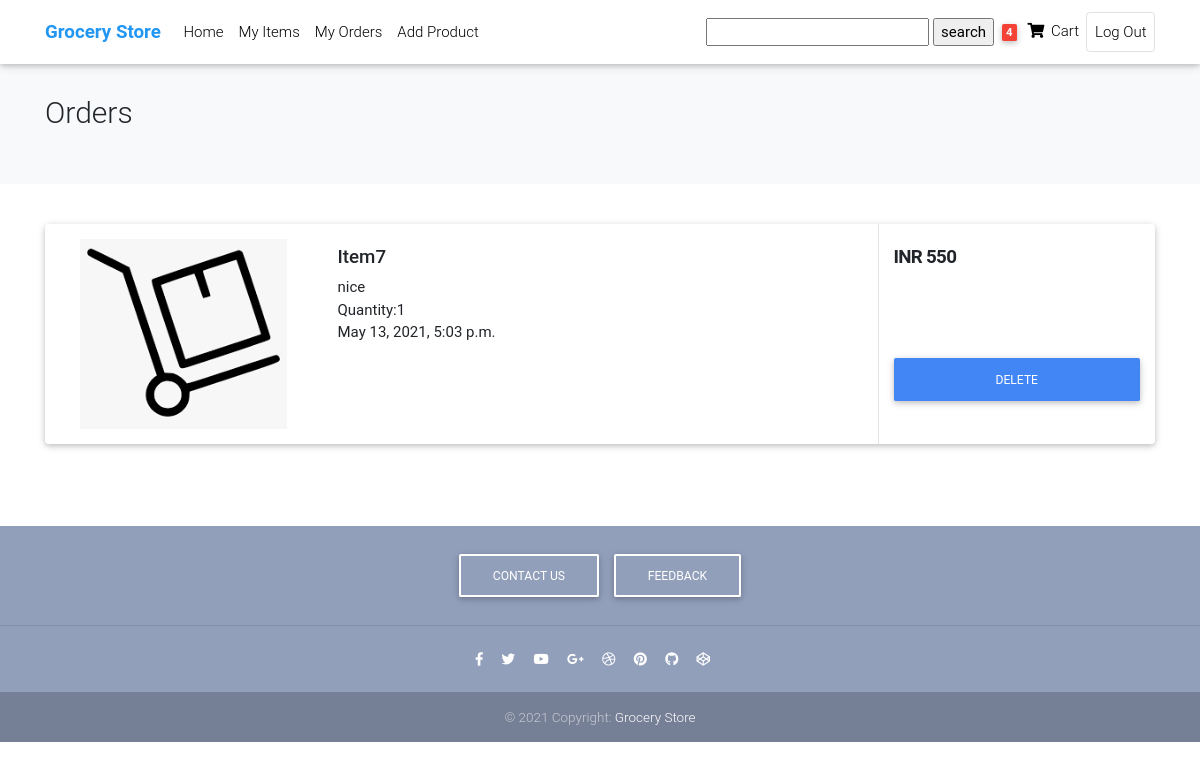
The app's page /cart/orders/1/ (signed in) with its own data.
### Cart/models/orders.py (models this page shows, shortened)
class Order(models.Model):
    order_item = models.ForeignKey(Product, on_delete=models.CASCADE,null=True,blank=True)
    quantity = models.IntegerField(default=1, blank=True, null=True)
    created = models.DateTimeField(auto_now_add=True)
    user = models.ForeignKey(User, on_delete=models.CASCADE, null=True, blank=True)
    class Meta:
        ordering = ['-created']

### Base/models/product.py (models this page shows, shortened)
class Product(models.Model):
    title = models.CharField(max_length=250, unique=True)
    description = models.TextField(max_length=250, blank=True, null=True)
    image = models.ImageField(upload_to='uploads/products/',default='uploads/products/normal.png')
    price = models.IntegerField(default=0)
    created = models.DateTimeField(auto_now_add=True)
    category = models.ForeignKey(Categorie, on_delete=models.CASCADE,blank=True,null=True)
    quantity = models.IntegerField(default=1)
    user = models.ForeignKey(User, on_delete=models.CASCADE, blank=True, null=True)
    class Meta:
        ordering = ['created']

### Cart/views/orderslist.py (the view, shortened to what this page needs)
# urls.py: path('orders/<int:pk>/', OrderItems.as_view(), name="orders"),
class OrderItems(LoginRequiredMixin, ListView):
    model = Order
    context_object_name = 'order_items'
    template_name = 'Cart/order_listing.html'
    def get_context_data(self, **kwargs):
        context = super().get_context_data(**kwargs)
        cart, _ = Cart.objects.get_or_create(user=self.request.user)
        cart_items = CartItem.objects.filter(user=self.request.user, cart=cart.id)
        order_items = Order.objects.filter(user=self.request.user)
        cart_items = CartItem.objects.filter(user=self.request.user, cart=cart.id)
        context['order_items'] = order_items
        context['quantity'] = cart_items.count()
        context['count'] = order_items.count()
        search_input = self.request.GET.get('search-area') or ''
        if search_input:
            context['order_items'] = context['order_items'].filter(title__startswith=search_input)
        context['search_input'] = search_input
        return context

### Cart/templates/Cart/order_listing.html (shortened to what this page needs)
{% extends 'Base/basic.html' %}
{% load static %}
{% load crispy_forms_tags %}
{% load widget_tweaks %}
 {% block scripts %}
<table>
 <div style="min-height: 50px;"></div></table>
<link href={%static 'products_listing/css/bootstrap.css'%} rel="stylesheet" type="text/css"/>
<link href="{%static 'Product_detail/css/mdb.min.css' %}" rel="stylesheet">
   <link rel="stylesheet" href="https://use.fontawesome.com/releases/v5.11.2/css/all.css">
<link href={%static 'products_listing/css/ui.css'%} rel="stylesheet" type="text/css"/>
<link href={%static 'products_listing/css/responsive.css'%} rel="stylesheet" media="only screen and (max-width: 1200px)" />
 {% endblock scripts %}
{% block content %}
<section class="section-pagetop bg">
<div class="container">
	<h2 class="title-page">Orders</h2>
</div>
</section>
<section class="section-content padding-y">
<div class="container">
{% for order_item in order_items  %}
            <article class="card card-product-list">
                  <div class="row no-gutters">
                        <aside class="col-md-3">
                              <a href="#" class="img-wrap" style="padding : 15px;">
                                    <img src={{order_item.order_item.image.url}}>
                              </a>
                        </aside>
                        <div class="col-md-6">
                              <div class="info-main">
                                    <a href="#" class="h5 title"> {{order_item.order_item.title}} </a>
                                    <p>{{order_item.order_item.description}} </p>
                                    <p>Quantity:{{order_item.quantity}}</p>
                                    <p>{{order_item.created}}</p>
                              </div>
                        </div>
                        <aside class="col-sm-3">
                              <div class="info-aside">
                                    <div class="price-wrap">
                                          <span class="price h5">INR {{order_item.order_item.price}} </span>
                                    </div>
                                    <br>
                                    <p>
                                     <div style="min-height: 66px;"></div></table>
                                        <a href="{% url 'delete_order_item' order_item.id  %}" class="btn btn-primary btn-block"> Delete </a>
                                    </p>
                              </div>
                        </aside>
                  </div>
            </article>
{%empty%}
<h3> No Items are present</h3>
<table>
 <div style="min-height: 180px;"></div></table>
{% endfor %}
</div>
</section>
{% endblock content %}

### Cart/static/products_listing/css/ui.css (style rules this page uses)
html { font-family: "Inter", sans-serif; font-size: 15px; }
.img-wrap { text-align: center; display: block; }
.img-wrap img { max-width: 100%; }
.price-wrap { letter-spacing: -0.7px; }
.padding-y { padding-top: 40px; padding-bottom: 40px; }
article:after, .form-group:after { display: block; clear: both; content: ""; }
.bg { background-color: #f8f9fa; }
.title-page { color: #212529; }
p:last-child { margin-bottom: 0; }
[class*=card-product] a.title { color: #212529; display: block; }
[class*=card-product] p { margin-bottom: 0; }
[class*=card-product] .img-wrap { overflow: hidden; position: relative; }
[class*=card-product] .img-wrap img { height: 100%; max-width: 100%; width: auto; display: inline-block; -o-object-fit: cover; object-fit: cover; }
.card-product-list { margin-bottom: 20px; }
.card-product-list .img-wrap { height: 220px; border-radius: 0.37rem 0 0 0.37rem; }
.card-product-list .info-main { padding: 1.5rem 1rem; }
.card-product-list .info-aside { padding: 1.5rem 1rem; border-left: 1px solid #e4e4e4; height: 100%; }
.card .img-wrap { overflow: hidden; }
.price { font-weight: 600; color: #212529; }
.section-pagetop { padding: 45px 0; }

### Base/templates/Base/basic.html (style rules this page uses)
html, body, header, .carousel { height: 60vh; }
.card { min-width: 260px; }

### records on screen
Order: order_item.image (picture), order_item "Item7", order_item.description "nice", quantity "1", created "May 13, 2021, 5:03 p.m.", order_item.price "550"

### other values on screen
{{ quantity }} "4"
